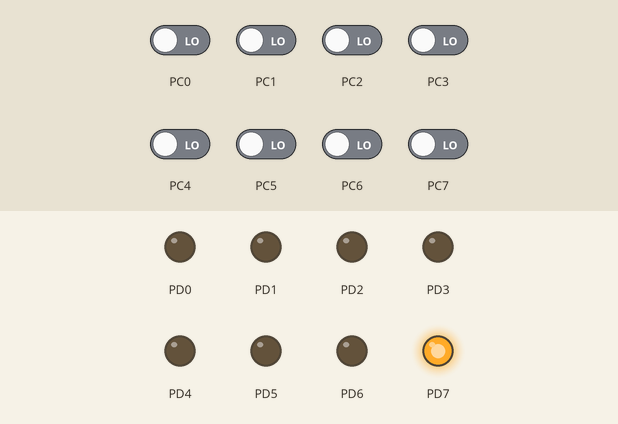
Recording of a program running on a simulated ATmega128, built with avr-gcc and emulated at 8 MHz. Shown: output pins drawn as LEDs (lit = HIGH). Dashed ring = blinking. The inputs (shaded band) are chosen by the test bench; at power-on: PC0–7 LOW.

Above: at 1.2 s.
1.3 s: PC0 driven HIGH
At 2.2 s:
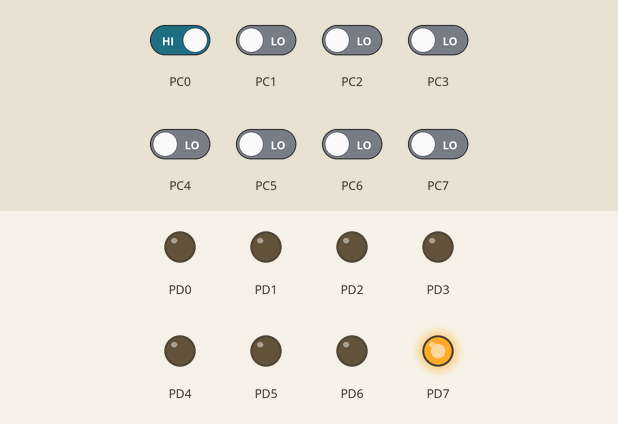
2.8 s: PC1 driven HIGH
At 5.7 s:
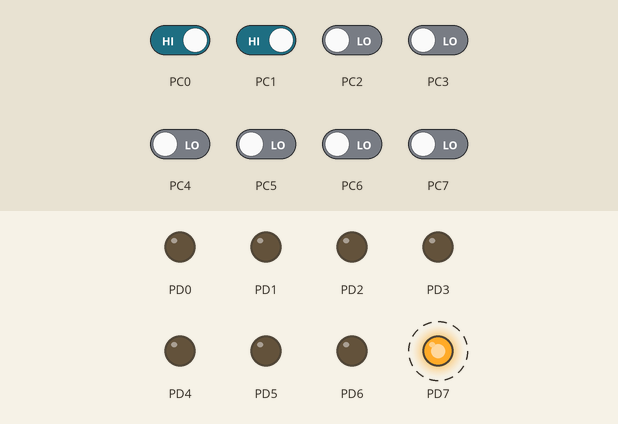
5.8 s: PC1 driven LOW
At 6.4 s:
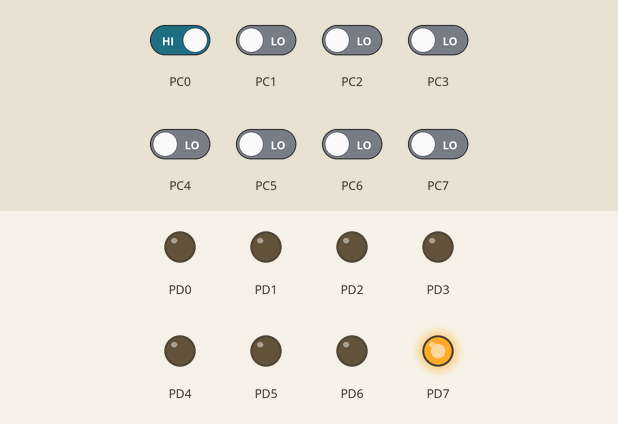
7.3 s: PC0 driven LOW
At 8.1 s:
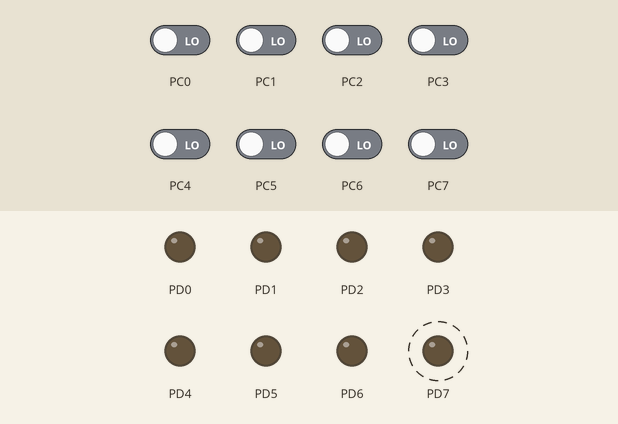
Timing chart, 0 to 11.3 s (numbered marks = the images above; inputs shaded):
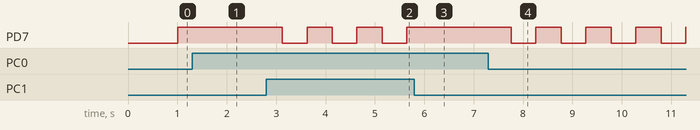

Measured:
- after the input at 1.3 s, PD7: stays HIGH (without the input it goes to LOW after 0.22 s)
- after the input at 2.8 s, PD7: alternates HIGH for 0.51 s and LOW for 0.50 s, starting after 0.32 s
- after the input at 5.8 s, PD7: stays HIGH (without the input it goes to LOW after 0.36 s)
- after the input at 7.3 s, PD7: alternates HIGH for 0.51 s and LOW for 0.50 s, starting after 0.46 s

The program:

main.c
```c
// (licence header left out)
#define F_CPU 8e6

#include <avr/io.h>
#include <util/delay.h>


/******************************************************************/
void wait( int ms )
/*
short:			Busy wait number of millisecs
inputs:			int ms (Number of millisecs to busy wait)
outputs:
notes:			Busy wait, not very accurate. Make sure (external)
				clock value is set. This is used by _delay_ms inside
				util/delay.h
*******************************************************************/
{
	for (int i=0; i<ms; i++) {
		_delay_ms( 1 );		// library function (max 30 ms at 8MHz)
	}
}

/******************************************************************/
int main( void ) {
/*
short:			main() loop, entry point of executable
inputs:
outputs:
notes:			Looping forever, flipping bits on PORTD
*******************************************************************/

	DDRD = 0b11111111;			// All pins PORTD are set to output
	DDRC = 0b00000000;			// All pins PORTC are set to input

	int speed = 1;
	int count = 0;

	while (1) {
		//Button logic
		if (PINC == 0x01){
			if (speed == 1){
				speed = 4;
			} else {
				speed = 1;
			}
			wait(200);
		}

		//Speed logic
		if (count > speed * 1000){
			PORTD  =0x80;
			count = 0;
		} else if (count > speed * 500){
			PORTD =0x00;

		}

		//Delay logic
		count = count +  10;
		wait(10);
	}

	return 1;
}
```
